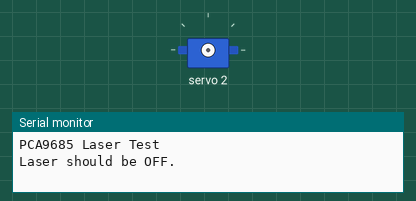
Recording of a sketch running on a simulated Arduino Uno, built with avr-gcc and run on an emulated ATmega328P. Parts: servo, the last lines printed to the serial monitor.

Above: at 0.1 s.
At 1.1 s:
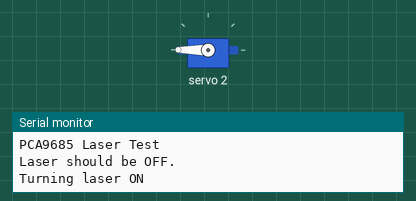
Timing chart, 0 to 2.6 s (numbered marks = the images above):
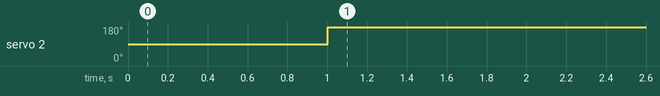

Measured:
- by itself, servo 2: 90° → 180° at 1.0 s

The sketch:

arduino_ttl_laser_control.ino
```cpp
#include <Wire.h>
#include <Adafruit_PWMServoDriver.h>

// Initialize the PCA9685 driver at the default I2C address
Adafruit_PWMServoDriver pwm = Adafruit_PWMServoDriver();

// --- Define your PCA9685 Channels ---
#define SERVO_CHANNEL 0
#define LASER_CHANNEL 2 // Your laser is plugged into Channel 2

void setup() {
  Serial.begin(115200);
  Serial.println("PCA9685 Laser Test");

  // Initialize the PCA9685
  pwm.begin();

  // Set the PWM frequency to 60Hz, which is typical for servos
  pwm.setPWMFreq(60);

  // Ensure the laser starts in the OFF state
  // Setting the duty cycle to 0%
  pwm.setPWM(LASER_CHANNEL, 0, 0);
  Serial.println("Laser should be OFF.");

  delay(1000); // Wait a second before starting
}

void loop() {
  // --- Turn the Laser ON ---
  Serial.println("Turning laser ON");
  // Set the duty cycle to 100% (4095 is the max value for the 12-bit controller)
  // This sends a constant HIGH signal to the laser's TTL pin
  pwm.setPWM(LASER_CHANNEL, 0, 4095);

  delay(2000); // Keep laser on for 2 seconds

  // --- Turn the Laser OFF ---
  Serial.println("Turning laser OFF");
  // Set the duty cycle back to 0%
  // This sends a constant LOW signal
  pwm.setPWM(LASER_CHANNEL, 0, 0);

  delay(2000); // Keep laser off for 2 seconds
}
```
